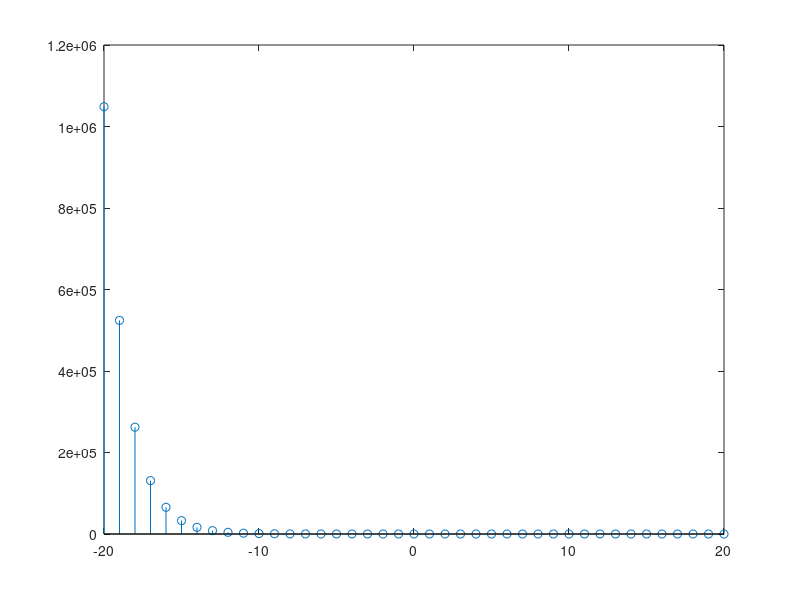
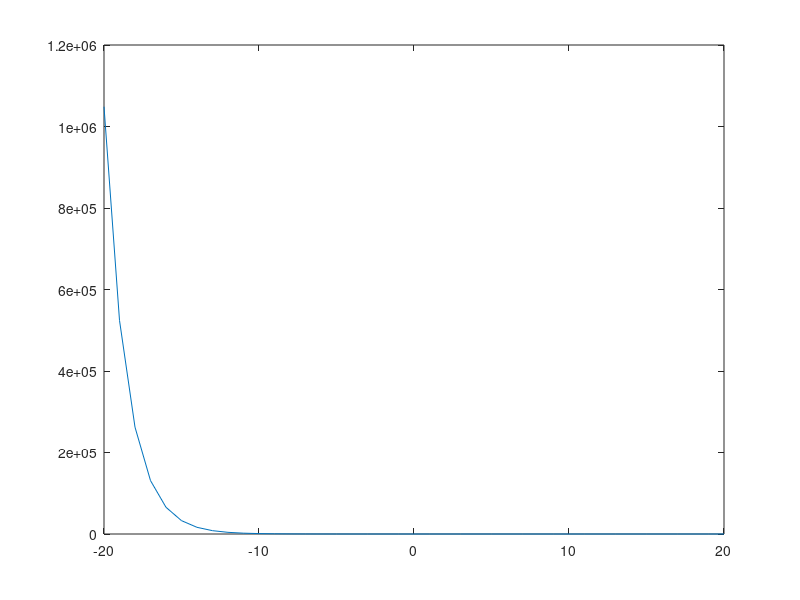

These figures' MATLAB source, in order:
clc;
close all;
clear all;
n=(-20:20);
alpha=0.5;
xn=alpha.^n;
figure(1);
stem(n,xn);
figure(2);
plot(n,xn);
%By Rajat Gupta
